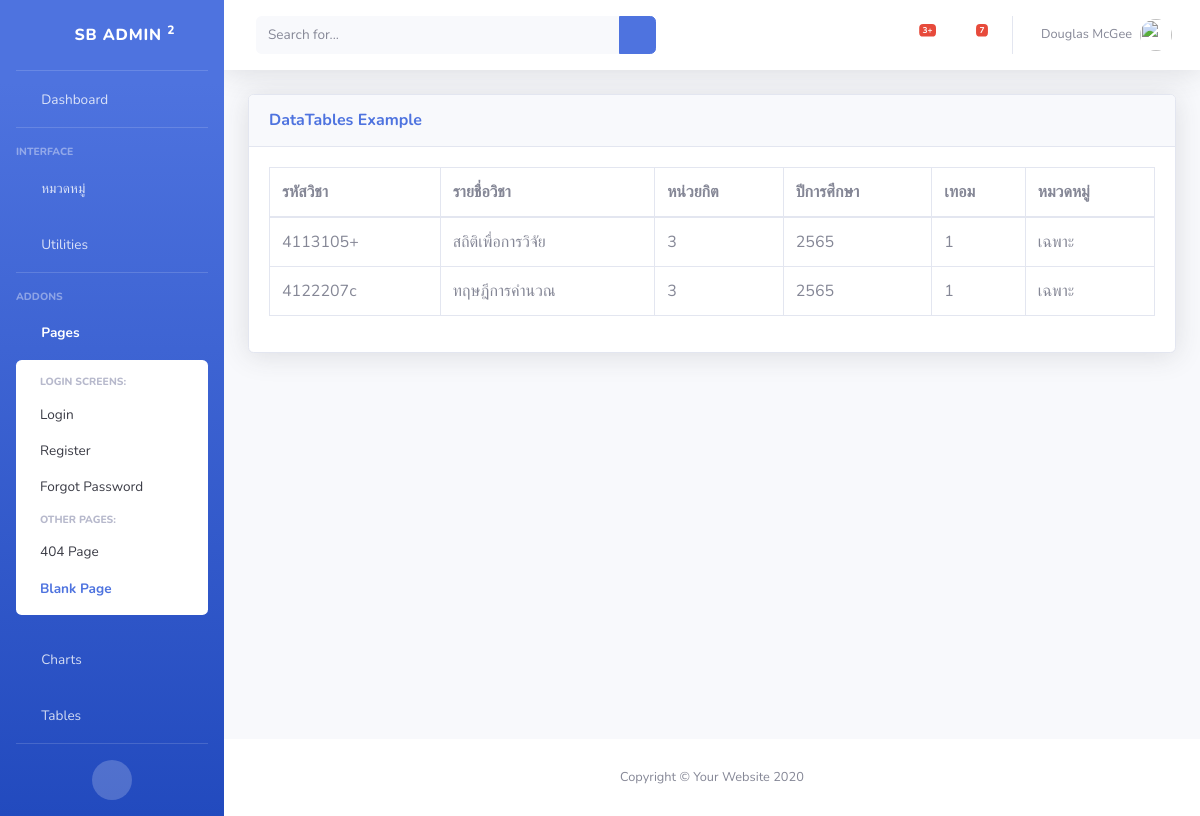
The app's page /special_subjects with its own data.
### students_info/models.py (models this page shows, shortened)
class Classes(models.Model):
    class_id = models.CharField(max_length=10)
    class_name = models.CharField(max_length=255)
    class_credit = models.IntegerField()
    class_year = models.IntegerField()
    semester = models.IntegerField()
    class_category = models.ForeignKey(Category, on_delete=models.CASCADE)

class Category(models.Model):
    category = models.CharField(max_length=64)
    def __str__(self):
        return self.category

### students_info/views.py (the view)
# urls.py: path('special_subjects', views.special_subjects, name="special_subjects"),
def special_subjects(request):
    context = {}
    classes = models.Classes.objects.filter(class_category=2).order_by("id")
    context ['classes'] = classes
    return render(request, 'special_subjects.html',context)

### templates/special_subjects.html
{% extends "blank.html" %}
{% block content %}
<div class="card shadow mb-4">
    <div class="card-header py-3">
        <h6 class="m-0 font-weight-bold text-primary">DataTables Example</h6>
    </div>
    <div class="card-body">
        <div class="table-responsive">
            <table class="table table-bordered" id="dataTable" width="100%" cellspacing="0">
                <thead>
                    <tr>
                        <th>รหัสวิชา</th>
                        <th>รายชื่อวิชา</th>
                        <th>หน่วยกิต</th>
                        <th>ปีการศึกษา</th>
                        <th>เทอม</th>
                        <th>หมวดหมู่</th>
                    </tr>
                </thead>
                <tbody>
                    {% for class in classes %}
                    <tr>
                        <td>{{ class.class_id }}</td>
                        <td>{{ class.class_name }}</td>
                        <td>{{ class.class_credit }}</td>
                        <td>{{ class.class_year }}</td>
                        <td>{{ class.semester }}</td>
                        <td>{{ class.class_category }}</td>
                    </tr>
                    {% endfor %}
                </tbody>
            </table>
        </div>
    </div>
</div>
{% endblock content %}

### records on screen
Classes: class_id "4113105+", class_name "สถิติเพื่อการวิจัย", class_credit "3", class_year "2565", semester "1", class_category "เฉพาะ"
Classes: class_id "4122207c", class_name "ทฤษฎีการคำนวณ", class_credit "3", class_year "2565", semester "1", class_category "เฉพาะ"
